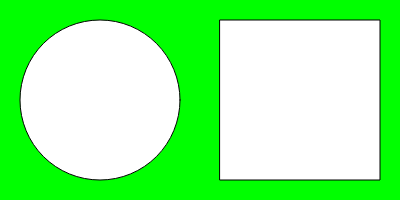
Frame 1 (no input)
Frame 60 (no input): identical to frame 1, image omitted
Frame 120 (the mouse pressed at the canvas centre since frame 60): identical to frame 1, image omitted

The p5.js sketch that drew this single still picture (run headless with seeded random() and noise() and a simulated clock; from frame 60 on, the mouse is pressed at the canvas centre):

// p5.js sketch
// ── sketch.js
function setup() {
  createCanvas(400, 200);
}

function draw() {
  background(0, 255, 0);
  circle(100, 100, 160);
  square(220, 20, 160);
}
